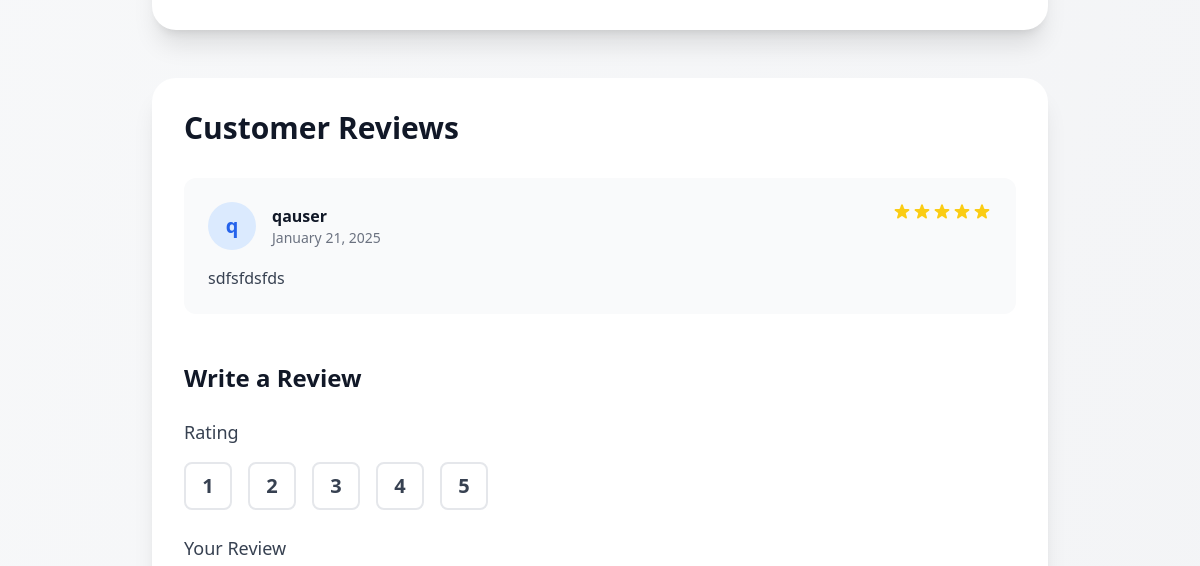
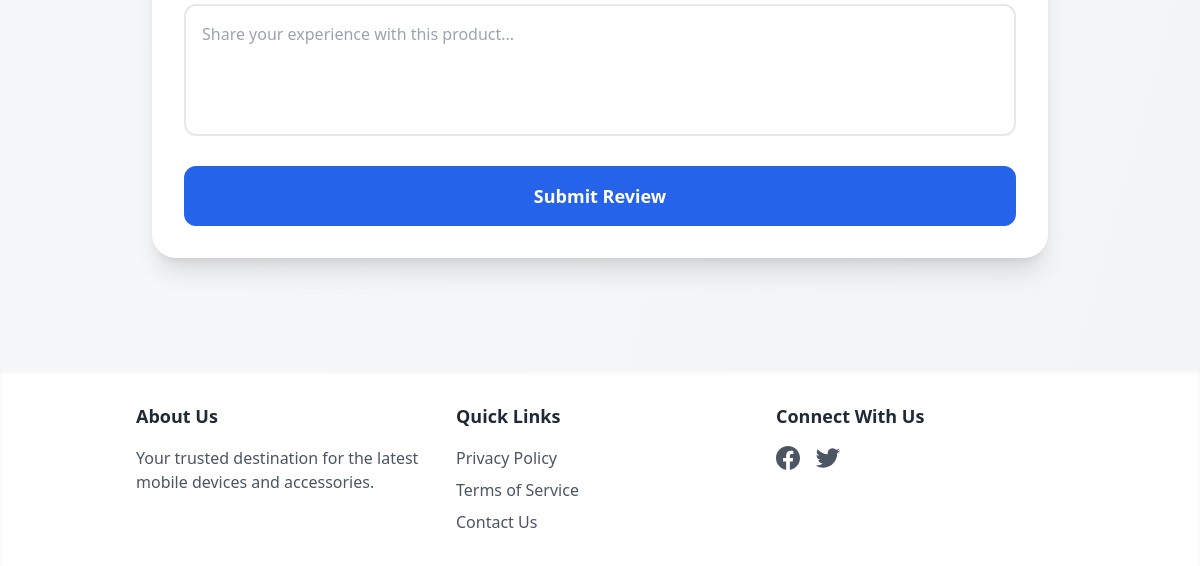
The page /phones/pixel/ (signed in, lower part) on the database as committed earlier (2 pictures, top to bottom).
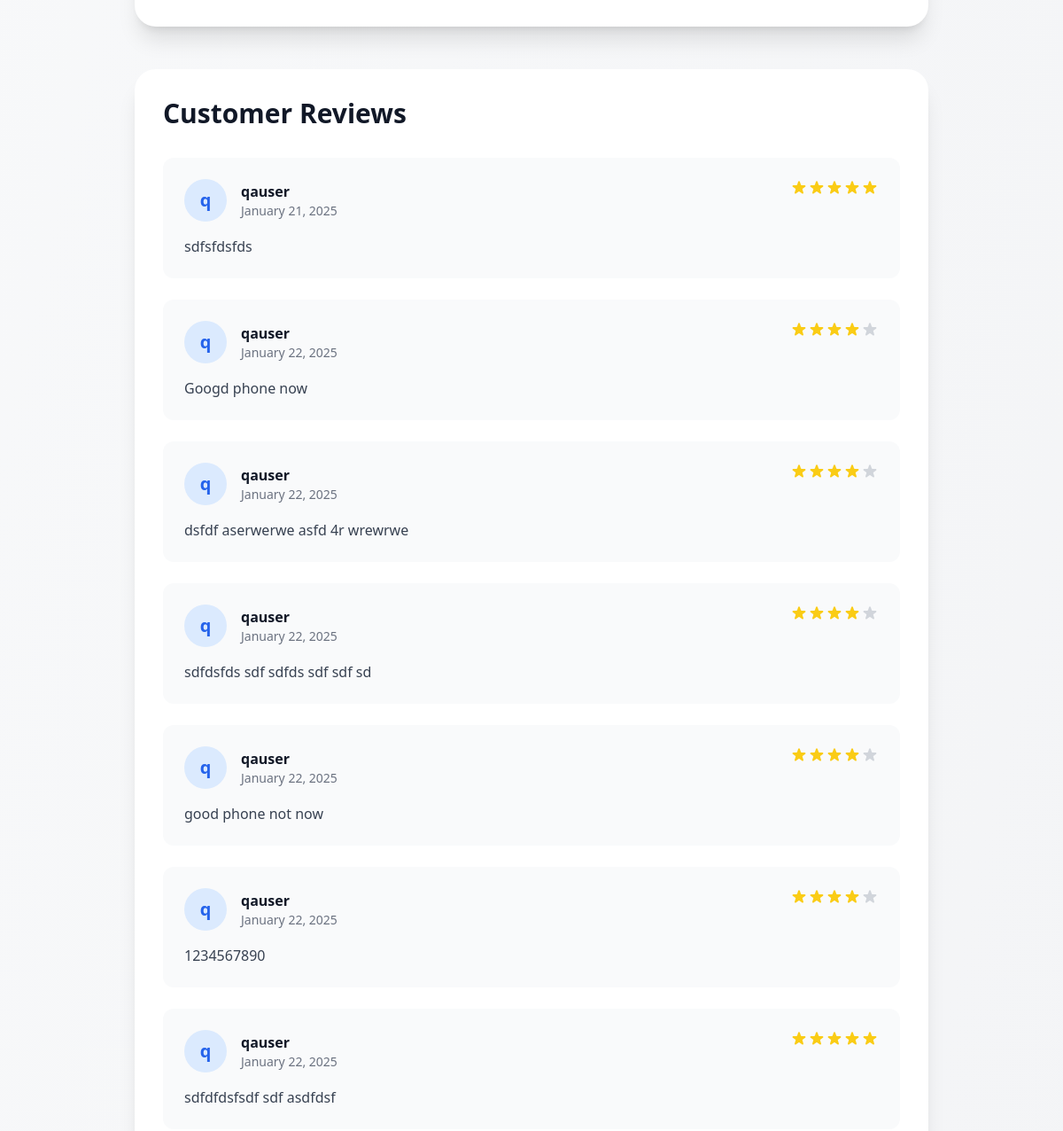
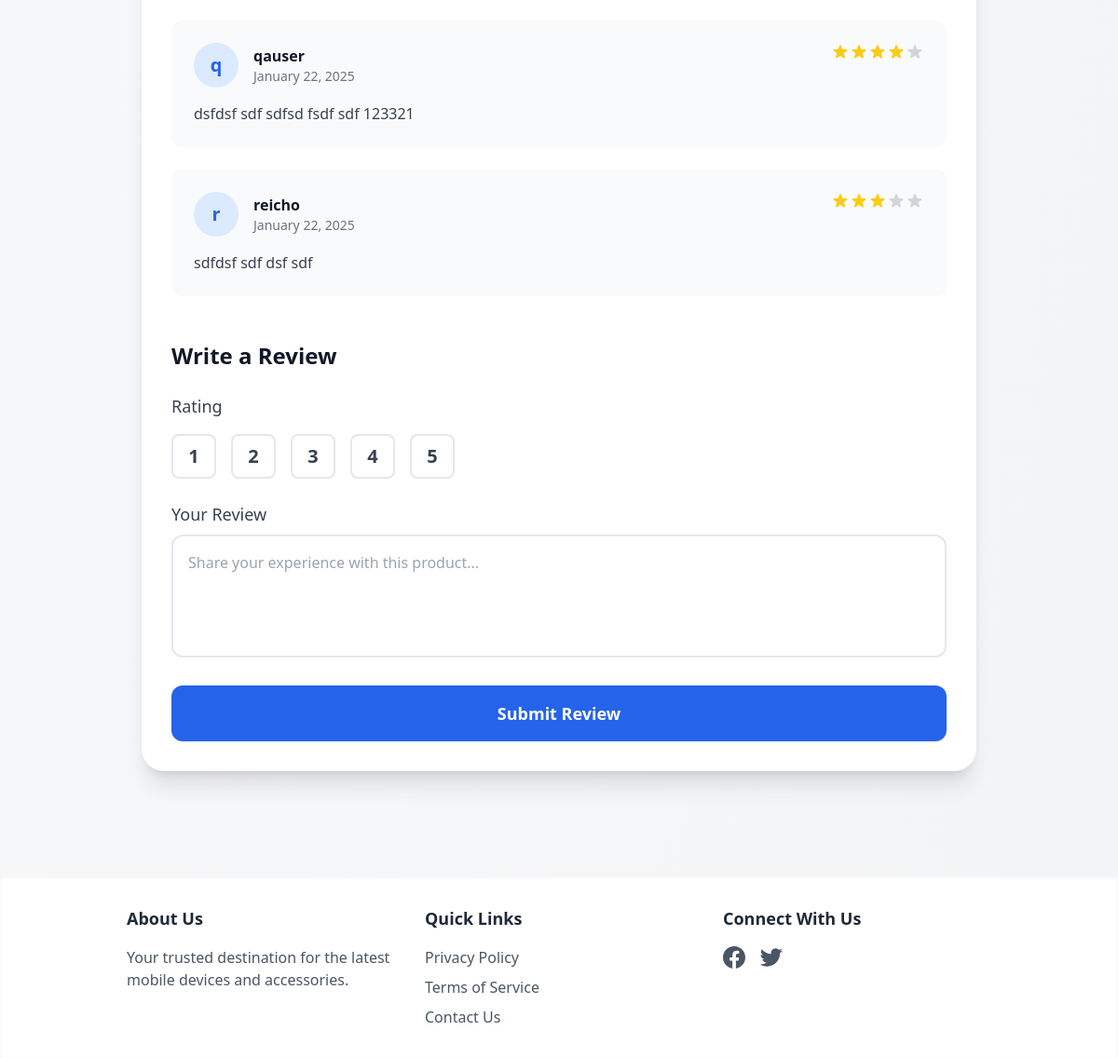
The same page on the database as committed later (2 pictures, top to bottom).
### store/models.py (models this page shows, shortened)
class Review(models.Model):
    accessory = models.ForeignKey(Accessory, related_name="reviews", on_delete=models.CASCADE, null=True, blank=True)
    laptop = models.ForeignKey(Laptop, related_name='reviews', on_delete=models.CASCADE, null=True, blank=True)
    mobile_phone = models.ForeignKey(MobilePhone, on_delete=models.CASCADE, related_name="reviews", null=True, blank=True)
    customer = models.ForeignKey(Customer, on_delete=models.CASCADE, related_name="reviews",  null=True, blank=True)
    user = models.ForeignKey(User, on_delete=models.CASCADE)
    review_text = models.TextField(validators=[MinLengthValidator(10, message="Review must be at least 10 characters long.")])
    rating = models.PositiveIntegerField(choices=[(i, i) for i in range(1, 6)])
    created_at = models.DateTimeField(auto_now_add=True)
    user = models.ForeignKey(User, on_delete=models.CASCADE)

### store/views.py (the view)
# urls.py: path("phones/<slug:slug>/", views.phone_detail, name="phone_detail"),
@login_required
def phone_detail(request, slug):
    phone = get_object_or_404(MobilePhone, slug=slug)
    reviews = phone.reviews.all()
    images = phone.images.all()
    advertisements = Advertisement.objects.filter(mobile_phone=phone, is_active=True)
    cart_item_count = 0
    if request.user.is_authenticated:
        cart, created = Cart.objects.get_or_create(user=request.user)
        cart_item_count = cart.items.count()
    user_reviews = reviews.filter(user=request.user)  # Get reviews by the logged-in user
    user_review_count = user_reviews.count()
    if request.method == "POST":
        review_id = request.POST.get("review_id")
        if review_id:  # If review ID is present, update the review
            review = get_object_or_404(Review, id=review_id, user=request.user)
            form = ReviewForm(request.POST, instance=review)
            if form.is_valid():
                form.save()
                messages.success(request, "Your review has been updated successfully!")
                return redirect("phone_detail", slug=slug)
        else:  # If review ID is not present, handle a new review submission
            if user_review_count >= 3:
                messages.error(request, "You can only post 3 reviews. Please edit or delete an existing review to post more.")
                return redirect("phone_detail", slug=slug)
            form = ReviewForm(request.POST)
            if form.is_valid():
                review = form.save(commit=False)
                review.user = request.user
                review.mobile_phone = phone
                review.save()
                messages.success(request, "Your review has been posted successfully!")
                return redirect("phone_detail", slug=slug)
    else:
        form = ReviewForm()
    rating_range = range(1, 6)
    if request.method == "GET" and "delete_review_id" in request.GET:
        review_id = request.GET.get("delete_review_id")
        review = get_object_or_404(Review, id=review_id, user=request.user)
        review.delete()
        messages.success(request, "Your review has been deleted successfully!")
        return redirect("phone_detail", slug=slug)
    return render(
        request,
        "phone_detail.html",
        {
            "phone": phone,
            "reviews": reviews,
            "form": form,
            "rating_range": rating_range,
            "images": images,
            "advertisements": advertisements,
            "cart_item_count": cart_item_count,
            "user_reviews": user_reviews,
            "user_review_count": user_review_count,
        },
    )

### store/forms.py (shortened to what this page needs)
class ReviewForm(forms.ModelForm):
    class Meta:
        model = Review
        fields = ['rating', 'review_text']
        widgets = {
            'rating': forms.RadioSelect(attrs={'class': 'hidden peer'}),
            'review_text': forms.Textarea(attrs={
                'rows': 4,
                'class': 'w-full border-2 border-gray-200 rounded-xl p-4 text-gray-700 focus:outline-none focus:ring-2 focus:ring-green-500 focus:border-transparent resize-none',
                'placeholder': 'Share your experience with this product...'
            }),
        }

### store/templates/phone_detail.html (shortened to what this page needs)
{% extends "base.html" %}
{% load custom_filters %}
{% load static %}
{% load humanize %}
{% block content %}
<div class="container mx-auto px-4 py-8">
    <div class="mt-12 bg-white rounded-3xl shadow-xl p-8">
    </div>
    <div class="mt-12 bg-white rounded-3xl shadow-xl p-8">
        <h2 class="text-3xl font-bold text-gray-900 mb-8">Customer Reviews</h2>
        {% if reviews %}
        <div class="space-y-6">
            {% for review in reviews %}
            <div class="bg-gray-50 rounded-xl p-6">
                <div class="flex justify-between items-start mb-4">
                    <div class="flex items-center space-x-4">
                        <div class="w-12 h-12 bg-blue-100 rounded-full flex items-center justify-center">
                            <span class="text-xl font-bold text-blue-600">{{ review.user.username|make_list|first }}</span>
                        </div>
                        <div>
                            <h4 class="font-semibold text-gray-900">{{ review.user.username }}</h4>
                            <p class="text-sm text-gray-500">{{ review.created_at|date:"F d, Y" }}</p>
                        </div>
                    </div>
                    <div class="flex">
                        {% for i in rating_range %}
                        <svg class="w-5 h-5 {% if i <= review.rating %}text-yellow-400{% else %}text-gray-300{% endif %}"
                             fill="currentColor" viewBox="0 0 20 20" xmlns="http://www.w3.org/2000/svg">
                            <path d="M9.049 2.927c.3-.921 1.603-.921 1.902 0l1.07 3.292a1 1 0 00.95.69h3.462c.969 0 1.371 1.24.588 1.81l-2.8 2.034a1 1 0 00-.364 1.118l1.07 3.292c.3.921-.755 1.688-1.54 1.118l-2.8-2.034a1 1 0 00-1.175 0l-2.8 2.034c-.784.57-1.838-.197-1.539-1.118l1.07-3.292a1 1 0 00-.364-1.118L2.98 8.72c-.783-.57-.38-1.81.588-1.81h3.461a1 1 0 00.951-.69l1.07-3.292z"></path>
                        </svg>
                        {% endfor %}
                    </div>
                </div>
                <p class="text-gray-700">{{ review.review_text }}</p>
            </div>
            {% endfor %}
        </div>
        {% else %}
        <div class="bg-gray-50 rounded-xl p-8 text-center">
            <p class="text-gray-600 text-lg">No reviews yet. Be the first to share your experience!</p>
        </div>
        {% endif %}
        <div class="mt-12">
            <h3 class="text-2xl font-bold text-gray-900 mb-6">Write a Review</h3>
            <form method="post" class="space-y-6">
                <div>
                    <label class="block text-lg font-medium text-gray-700 mb-4">Rating</label>
                    <div class="flex space-x-4">
                        {% for i in rating_range %}
                        <label class="relative">
                            <div class="w-12 h-12 flex items-center justify-center rounded-lg border-2 border-gray-200 cursor-pointer peer-checked:border-blue-500 peer-checked:bg-blue-50">
                                <span class="text-xl font-semibold text-gray-700 peer-checked:text-blue-600">{{ i }}</span>
                            </div>
                        </label>
                        {% endfor %}
                    </div>
                </div>
                <div>
                    <label for="review_text" class="block text-lg font-medium text-gray-700 mb-2">Your Review</label>
                    {{ form.review_text }}
                </div>
                <button type="submit"
                        class="w-full bg-blue-600 text-white py-4 px-8 rounded-xl text-lg font-semibold
                               hover:bg-blue-700 transform transition-all duration-300 hover:scale-105
                               focus:outline-none focus:ring-4 focus:ring-blue-200 active:scale-95">
                    Submit Review
                </button>
            </form>
        </div>
    </div>
</div>
{% endblock content %}

Rows that differ between the two databases and show on the page:
added Review: user.username|make_list "q", user.username "qauser", created_at "January 22, 2025", rating 4 (drawn), review_text "Googd phone now"
added Review: user.username|make_list "q", user.username "qauser", created_at "January 22, 2025", rating 4 (drawn), review_text "dsfdf aserwerwe asfd 4r wrewrwe"
added Review: user.username|make_list "q", user.username "qauser", created_at "January 22, 2025", rating 4 (drawn), review_text "sdfdsfds sdf sdfds sdf sdf sd"
added Review: user.username|make_list "q", user.username "qauser", created_at "January 22, 2025", rating 4 (drawn), review_text "good phone not now"
added Review: user.username|make_list "q", user.username "qauser", created_at "January 22, 2025", rating 4 (drawn), review_text "1234567890"
added Review: user.username|make_list "q", user.username "qauser", created_at "January 22, 2025", rating 5 (drawn), review_text "sdfdfdsfsdf sdf asdfdsf"
added Review: user.username|make_list "q", user.username "qauser", created_at "January 22, 2025", rating 4 (drawn), review_text "dsfdsf sdf sdfsd fsdf sdf 123321"
added Review: user.username|make_list "r", user.username "reicho", created_at "January 22, 2025", rating 3 (drawn), review_text "sdfdsf sdf dsf sdf"
